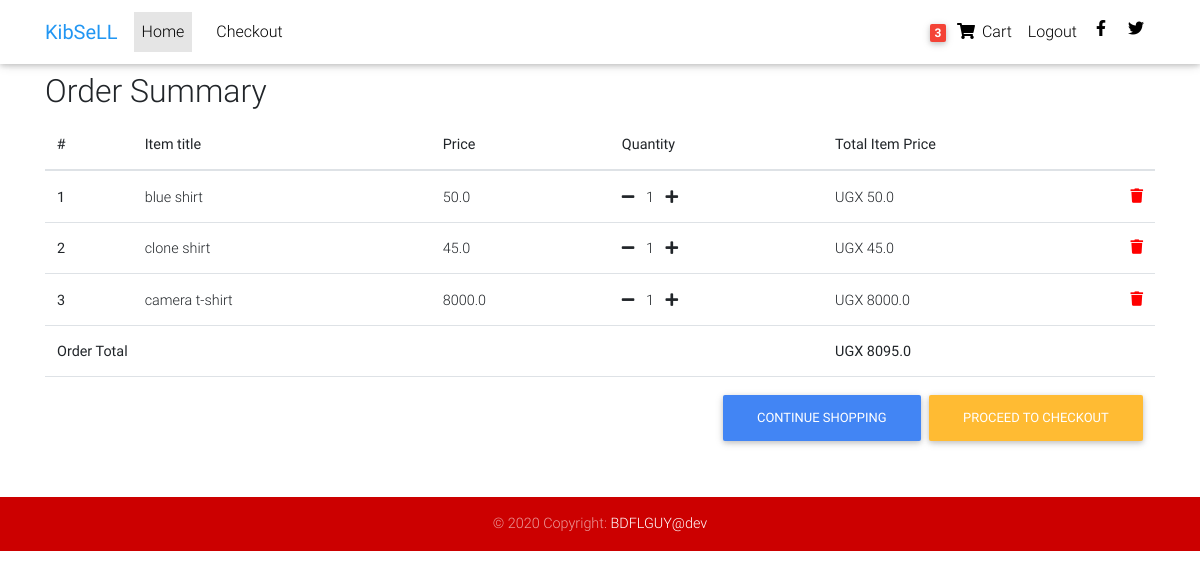
Before: /order-summary/ (signed in) with the older database file.
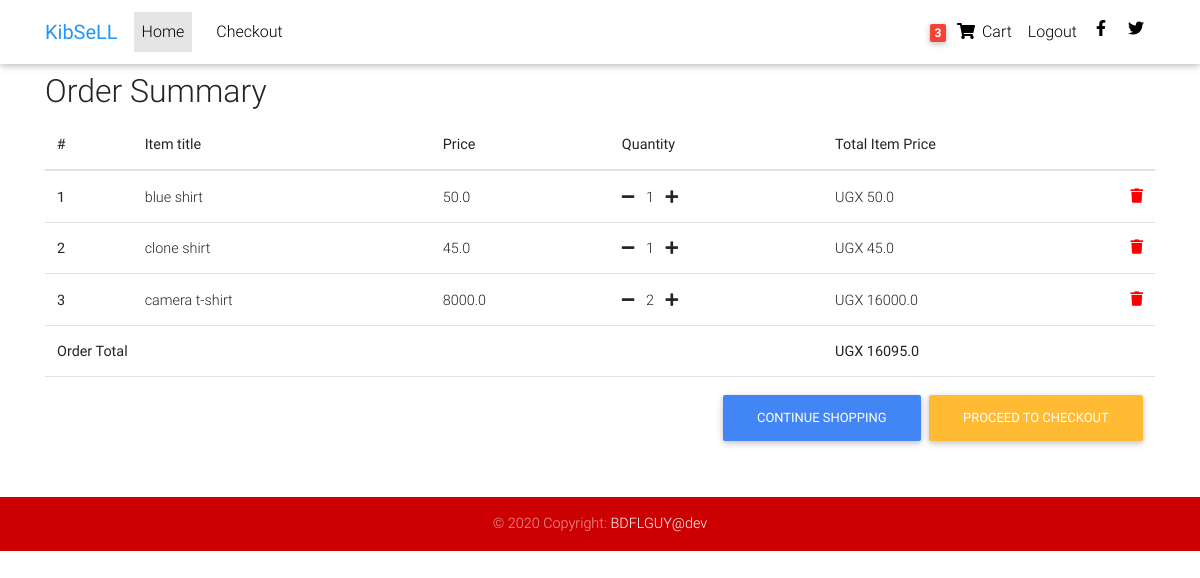
After: the same page with the newer database file.
### products/models.py (models this page shows, shortened)
class OrderItem(models.Model):
    user = models.ForeignKey(settings.AUTH_USER_MODEL,
                             on_delete=models.CASCADE)
    ordered = models.BooleanField(default=False)
    item = models.ForeignKey(Item, on_delete=models.CASCADE)
    quantity = models.IntegerField(default=1)
    def get_total_item_price(self):
        return self.quantity * self.item.price
    def get_final_price(self):
        if self.item.discount_price:
            return self.get_total_discount_item_price()
        return self.get_total_item_price()

class Item(models.Model):
    title = models.CharField(max_length=100)
    price = models.FloatField()
    discount_price = models.FloatField(blank=True, null=True)
    category = models.CharField(choices=CATEGORY_CHOICES, max_length=10)
    label = models.CharField(choices=LABEL_CHOICES, max_length=1)
    slug = models.SlugField()
    description = models.TextField()
    image = models.ImageField()

class Order(models.Model):
    user = models.ForeignKey(settings.AUTH_USER_MODEL,
                             on_delete=models.CASCADE)
    ref_code = models.CharField(max_length=20, blank=True, null=True)
    items = models.ManyToManyField(OrderItem)
    start_date = models.DateTimeField(auto_now_add=True)
    ordered_date = models.DateTimeField()
    ordered = models.BooleanField(default=False)
    shipping_address = models.ForeignKey(
        'Address', related_name='shipping_address', on_delete=models.SET_NULL, blank=True, null=True)
    billing_address = models.ForeignKey(
        'Address', related_name='billing_address', on_delete=models.SET_NULL, blank=True, null=True)
    payment = models.ForeignKey(
        'Payment', on_delete=models.SET_NULL, blank=True, null=True)
    coupon = models.ForeignKey(
        'Coupon', on_delete=models.SET_NULL, blank=True, null=True)
    being_delivered = models.BooleanField(default=False)
    received = models.BooleanField(default=False)
    refund_requested = models.BooleanField(default=False)
    refund_granted = models.BooleanField(default=False)
    '''
    1. Item added to cart
    2. Adding a billing address
    (Failed checkout)
    3. Payment
    (Pre-processing, processing, packaging etc.)
    4. Being delivered
    5. Received
    6. Refunds
    '''
    def get_total(self):
        total = 0
        for order_item in self.items.all():
            total += order_item.get_final_price()
        if self.coupon:
            total -= self.coupon.amount
        return total

### products/views.py (the view)
# urls.py: path('order-summary/', OrderSummaryView.as_view(), name='order-summary'),
class OrderSummaryView(LoginRequiredMixin, View):
    def get(self, *args, **kwargs):
        try:
            order = Order.objects.get(user=self.request.user, ordered=False)
            context = {
                'object': order
            }
            return render(self.request, 'order_summary.html', context)
        except ObjectDoesNotExist:
            messages.warning(self.request, "You do not have an active order")
            return redirect("/")

### products/templatetags/cart_template_tags.py (called while the page is built)
@register.filter
def cart_item_count(user):
    if user.is_authenticated:
        qs = Order.objects.filter(user=user, ordered=False)
        if qs.exists():
            return qs[0].items.count()
        return 0

### products/templates/order_summary.html (shortened to what this page needs)
{% extends "base.html" %}
{% block content %}
  <main>
    <div class="container">
    <div class="table-responsive text-nowrap">
    <h2>Order Summary</h2>
    <table class="table">
        <thead>
        <tr>
            <th scope="col">#</th>
            <th scope="col">Item title</th>
            <th scope="col">Price</th>
            <th scope="col">Quantity</th>
            <th scope="col">Total Item Price</th>
        </tr>
        </thead>
        <tbody>
        {% for order_item in object.items.all %}
        <tr>
            <th scope="row">{{ forloop.counter }}</th>
            <td>{{ order_item.item.title }}</td>
            <td>{{ order_item.item.price }}</td>
            <td>
                <a href="{% url 'core:remove-single-item-from-cart' order_item.item.slug %}"><i class="fas fa-minus mr-2"></i></a>
                {{ order_item.quantity }}
                <a href="{% url 'core:add-to-cart' order_item.item.slug %}"><i class="fas fa-plus ml-2"></i></a>
            </td>
            <td>
            {% if order_item.item.discount_price %}
                UGX {{ order_item.get_total_discount_item_price }}
                <span class="badge badge-primary">Saving ${{ order_item.get_amount_saved }}</span>
            {% else %}
                UGX {{ order_item.get_total_item_price }}
            {% endif %}
            <a style='color: red;' href="{% url 'core:remove-from-cart' order_item.item.slug %}">
                <i class="fas fa-trash float-right"></i>
            </a>
            </td>
        </tr>
        {% endfor %}
        {% if object.get_total %}
        <tr>
            <td colspan="4"><b>Order Total</b></td>
            <td><b>UGX {{ object.get_total }}</b></td>
        </tr>
        <tr>
            <td colspan="5">
            <a class='btn btn-warning float-right ml-2' href='/checkout/'>Proceed to checkout</a>
            <a class='btn btn-primary float-right' href='/'>Continue shopping</a>
            </td>
        </tr>
        {% endif %}
        </tbody>
    </table>
    </div>
    </div>
  </main>
{% endblock content %}

Changed rows visible on the page:
changed OrderItem "camera t-shirt": quantity "1" → "2"; get_total_item_price "8000.0" → "16000.0"
changed through a linked row, Order: get_total "8095.0" → "16095.0"
